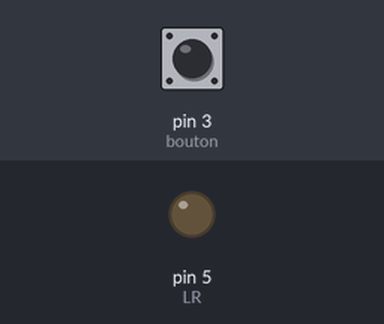
The sketch below on a simulated Arduino Uno, built with avr-gcc and run on an emulated ATmega328P. On the bench: output pins drawn as LEDs (lit = HIGH). Inputs (shaded band) come from the test bench; at power-on: pin 3 (bouton) HIGH.

Above: at 1.2 s.
1.3 s: pin 3 (bouton) pulled LOW for 1 s
At 2.9 s:
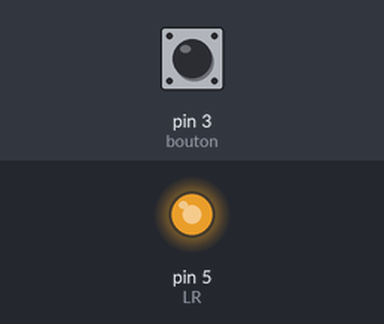
3.8 s: pin 3 (bouton) pulled LOW for 3.2 s
At 4.88 s:
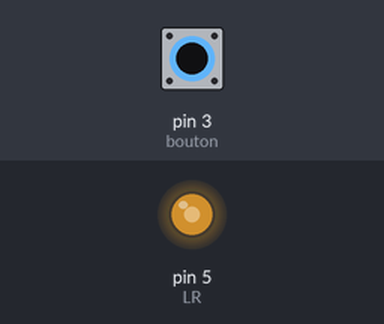
8.5 s: pin 3 (bouton) pulled LOW for 0.15 s
At 9.8 s:
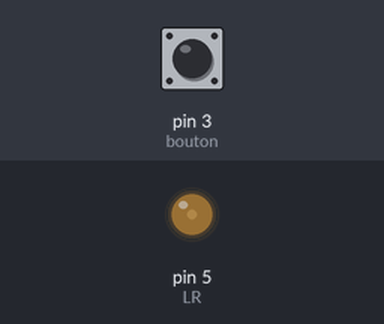
Timing chart, 0 to 11.5 s (numbered marks = the images above; inputs shaded):
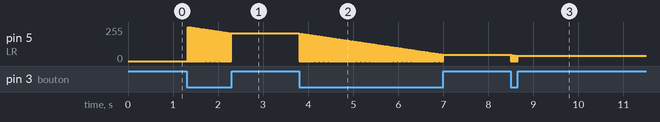

Measured:
- after the input at 1.3 s, pin 5 (LR): ramps from 0/255 to 255/255 and jumps back, once every 0.02 s
- after the input at 8.5 s, pin 5 (LR): ramps from 0/255 to 46/255 and jumps back, once every 0.02 s

The sketch:

exo-1-2.ino
```cpp
#define LR 5
#define bouton 3
int j=0;


void setup() {
Serial.begin(500000);
pinMode(LR, OUTPUT);
pinMode(bouton,INPUT_PULLUP);
}

void loop() {
  while(!digitalRead(bouton)){
    int i=0;
    analogWrite(LR,i);
    delay(10);
    i=i+1;
    if (i>255 and i>0){
    analogWrite(LR,i);
    delay(10);
    i=i-1;
    j=i;}analogWrite(LR,j);
    delay(10);
    j=j-

    1;}

}
```
